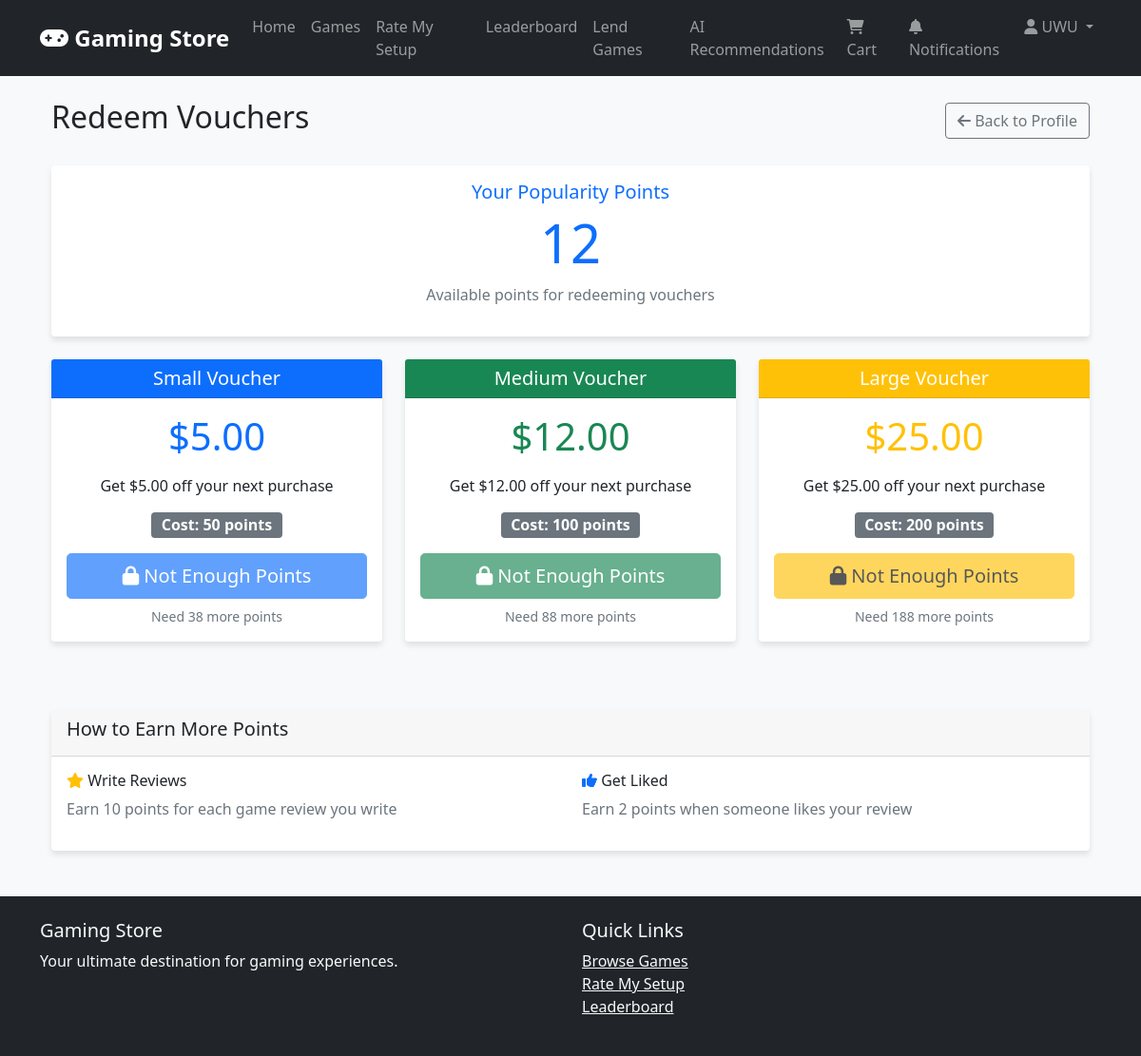
Page /redeem_vouchers (signed in) on the earlier database version.
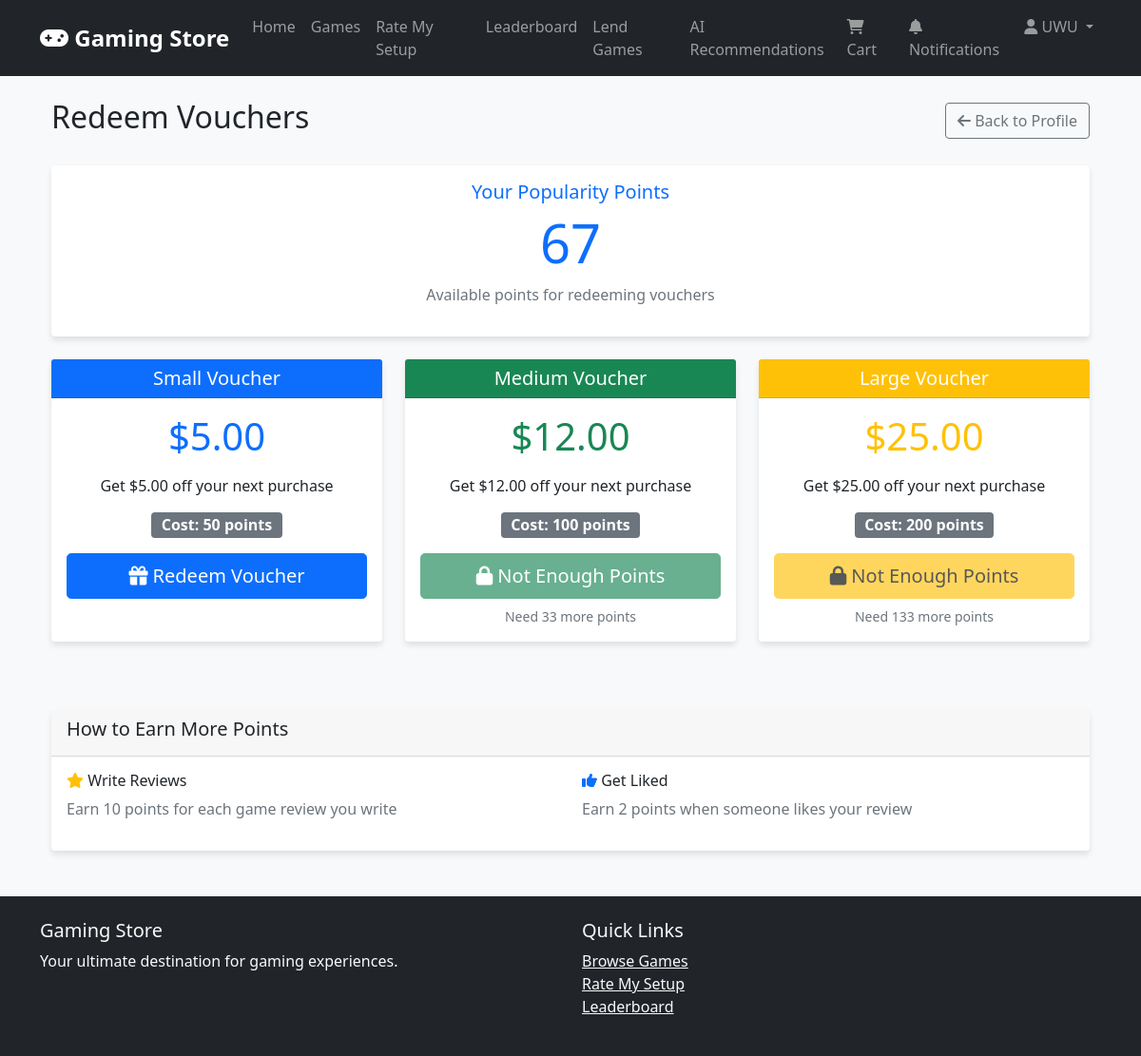
Same page on the later database version.
### app.py (models this page shows, shortened)
class User(db.Model):
    id = db.Column(db.Integer, primary_key=True)
    username = db.Column(db.String(80), unique=True, nullable=False)
    email = db.Column(db.String(120), unique=True, nullable=False)
    password_hash = db.Column(db.String(120), nullable=False)
    is_admin = db.Column(db.Boolean, default=False)
    popularity_points = db.Column(db.Integer, default=0)
    profile_picture = db.Column(db.String(200), default='default.jpg')
    bio = db.Column(db.Text)
    created_at = db.Column(db.DateTime, default=datetime.utcnow)
    is_banned = db.Column(db.Boolean, default=False)
    banned_at = db.Column(db.DateTime)
    banned_by = db.Column(db.Integer, db.ForeignKey('user.id'))
    ban_reason = db.Column(db.Text)
    ban_duration_days = db.Column(db.Integer)  # NULL for permanent, number for temporary

### app.py (the view)
@app.route('/redeem_vouchers')
@login_required
def redeem_vouchers_page():
    return render_template('redeem_vouchers.html')

### app.py (called while the page is built, shortened)
@login_manager.user_loader
def load_user(user_id):
    return User.query.get(int(user_id))

def check_overdue_games():
    current_time = datetime.utcnow()
    overdue_lendings = GameLending.query.filter(
        GameLending.borrower_id.isnot(None),
        GameLending.is_returned == False,
        GameLending.return_date < current_time,
        GameLending.overdue_notification_sent == False
    ).all()
    db.session.commit()
    return len(overdue_lendings)

def check_expired_bans():
    current_time = datetime.utcnow()
    expired_bans = User.query.filter(
        User.is_banned == True,
        User.ban_duration_days.isnot(None),
        User.banned_at.isnot(None)
    ).all()
    if expired_bans:
        db.session.commit()
        return len(expired_bans)
    return 0

### templates/redeem_vouchers.html (shortened to what the changed rows need)
{% extends "base.html" %}
{% block content %}
<div class="container">
    <div class="row mb-4">
        <div class="col-12">
            <div class="d-flex justify-content-between align-items-center">
                <h2>Redeem Vouchers</h2>
            </div>
        </div>
    </div>
    <div class="row mb-4">
        <div class="col-12">
            <div class="card">
                <div class="card-body text-center">
                    <h5 class="card-title text-primary">Your Popularity Points</h5>
                    <div class="display-4 text-primary mb-2">{{ current_user.popularity_points }}</div>
                    <p class="text-muted">Available points for redeeming vouchers</p>
                </div>
            </div>
        </div>
    </div>
    <div class="row">
        <div class="col-md-4 mb-4">
            <div class="card h-100 border-primary">
                <div class="card-body text-center">
                    <div class="display-6 text-primary mb-3">$5.00</div>
                    <p class="card-text">Get $5.00 off your next purchase</p>
                    <div class="mb-3">
                        <span class="badge bg-secondary fs-6">Cost: 50 points</span>
                    </div>
                    <form action="{{ url_for('redeem_voucher') }}" method="post">
                        <button type="submit" class="btn btn-primary btn-lg w-100"
                                {% if current_user.popularity_points < 50 %}disabled{% endif %}>
                            {% if current_user.popularity_points >= 50 %}
                                <i class="fas fa-gift"></i> Redeem Voucher
                            {% else %}
                                <i class="fas fa-lock"></i> Not Enough Points
                            {% endif %}
                        </button>
                    </form>
                    {% if current_user.popularity_points < 50 %}
                    <small class="text-muted d-block mt-2">
                        Need {{ 50 - current_user.popularity_points }} more points
                    </small>
                    {% endif %}
                </div>
            </div>
        </div>
        <div class="col-md-4 mb-4">
            <div class="card h-100 border-success">
                <div class="card-body text-center">
                    <div class="display-6 text-success mb-3">$12.00</div>
                    <p class="card-text">Get $12.00 off your next purchase</p>
                    <div class="mb-3">
                        <span class="badge bg-secondary fs-6">Cost: 100 points</span>
                    </div>
                    <form action="{{ url_for('redeem_voucher') }}" method="post">
                        <button type="submit" class="btn btn-success btn-lg w-100"
                                {% if current_user.popularity_points < 100 %}disabled{% endif %}>
                        </button>
                    </form>
                    {% if current_user.popularity_points < 100 %}
                    <small class="text-muted d-block mt-2">
                        Need {{ 100 - current_user.popularity_points }} more points
                    </small>
                    {% endif %}
                </div>
            </div>
        </div>
        <div class="col-md-4 mb-4">
            <div class="card h-100 border-warning">
                <div class="card-body text-center">
                    <div class="display-6 text-warning mb-3">$25.00</div>
                    <p class="card-text">Get $25.00 off your next purchase</p>
                    <div class="mb-3">
                        <span class="badge bg-secondary fs-6">Cost: 200 points</span>
                    </div>
                    <form action="{{ url_for('redeem_voucher') }}" method="post">
                        <button type="submit" class="btn btn-warning btn-lg w-100"
                                {% if current_user.popularity_points < 200 %}disabled{% endif %}>
                        </button>
                    </form>
                    {% if current_user.popularity_points < 200 %}
                    <small class="text-muted d-block mt-2">
                        Need {{ 200 - current_user.popularity_points }} more points
                    </small>
                    {% endif %}
                </div>
            </div>
        </div>
    </div>
</div>
{% endblock %}

### templates/base.html (shortened to what this page needs)
<!DOCTYPE html>
<html lang="en">
<head>
    <link href="https://cdn.jsdelivr.net/npm/bootstrap@5.1.3/dist/css/bootstrap.min.css" rel="stylesheet">
    <link href="https://cdnjs.cloudflare.com/ajax/libs/font-awesome/6.0.0/css/all.min.css" rel="stylesheet">
    <link href="{{ url_for('static', filename='css/style.css') }}" rel="stylesheet">
</head>
<body>
    <nav class="navbar navbar-expand-lg navbar-dark bg-dark">
        <div class="container">
            <a class="navbar-brand" href="{{ url_for('index') }}">
                <i class="fas fa-gamepad"></i> Gaming Store
            </a>
            <div class="collapse navbar-collapse" id="navbarNav">
                <ul class="navbar-nav me-auto">
                    <li class="nav-item">
                        <a class="nav-link" href="{{ url_for('index') }}">Home</a>
                    </li>
                    <li class="nav-item">
                        <a class="nav-link" href="{{ url_for('games') }}">Games</a>
                    </li>
                    <li class="nav-item">
                        <a class="nav-link" href="{{ url_for('setups') }}">Rate My Setup</a>
                    </li>
                    <li class="nav-item">
                        <a class="nav-link" href="{{ url_for('leaderboard') }}">Leaderboard</a>
                    </li>
                    {% if current_user.is_authenticated %}
                    <li class="nav-item">
                        <a class="nav-link" href="{{ url_for('lend_games') }}">Lend Games</a>
                    </li>
                    <li class="nav-item">
                        <a class="nav-link" href="{{ url_for('ai_recommendations') }}">AI Recommendations</a>
                    </li>
                    {% endif %}
                </ul>
                <ul class="navbar-nav">
                    {% if current_user.is_authenticated %}
                    <li class="nav-item">
                        <a class="nav-link" href="{{ url_for('cart') }}">
                            <i class="fas fa-shopping-cart"></i> Cart
                        </a>
                    </li>
                    <li class="nav-item">
                        <a class="nav-link" href="{{ url_for('user_notifications') }}">
                            <i class="fas fa-bell"></i> Notifications
                        </a>
                    </li>
                    <li class="nav-item dropdown">
                        <a class="nav-link dropdown-toggle" href="#" id="navbarDropdown" role="button" data-bs-toggle="dropdown">
                            <i class="fas fa-user"></i> {{ current_user.username }}
                        </a>
                    </li>
                    {% endif %}
                </ul>
            </div>
        </div>
    </nav>
    <main class="container mt-4">
        {% block content %}{% endblock %}
    </main>
    <footer class="bg-dark text-light mt-5 py-4">
        <div class="container">
            <div class="row">
                <div class="col-md-6">
                    <h5>Gaming Store</h5>
                    <p>Your ultimate destination for gaming experiences.</p>
                </div>
                <div class="col-md-6">
                    <h5>Quick Links</h5>
                    <ul class="list-unstyled">
                        <li><a href="{{ url_for('games') }}" class="text-light">Browse Games</a></li>
                        <li><a href="{{ url_for('setups') }}" class="text-light">Rate My Setup</a></li>
                        <li><a href="{{ url_for('leaderboard') }}" class="text-light">Leaderboard</a></li>
                    </ul>
                </div>
            </div>
        </div>
    </footer>
</body>
</html>

Differences in the rows shown:
changed User "UWU": popularity_points "12" → "67"; 100-current_user.popularity_points "88" → "33"; 200-current_user.popularity_points "188" → "133"; 50-current_user.popularity_points "38" → (not shown)
Other differences:
text no longer shown: "Not Enough Points Need more points"
text now shown: "Redeem Voucher"
